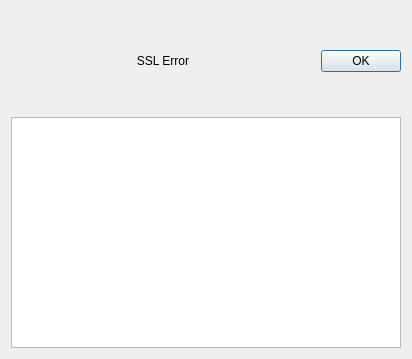
<?xml version="1.0" encoding="UTF-8"?>
<ui version="4.0">
 <class>DialogSSLErrors</class>
 <widget class="QDialog" name="DialogSSLErrors">
  <property name="geometry">
   <rect>
    <x>0</x>
    <y>0</y>
    <width>412</width>
    <height>359</height>
   </rect>
  </property>
  <property name="windowTitle">
   <string>Dialog</string>
  </property>
  <layout class="QHBoxLayout" name="horizontalLayout_2">
   <item>
    <layout class="QVBoxLayout" name="verticalLayout">
     <item>
      <layout class="QHBoxLayout" name="horizontalLayout">
       <property name="sizeConstraint">
        <enum>QLayout::SetMinimumSize</enum>
       </property>
       <item>
        <widget class="QLabel" name="labelError">
         <property name="sizePolicy">
          <sizepolicy hsizetype="Expanding" vsizetype="MinimumExpanding">
           <horstretch>0</horstretch>
           <verstretch>0</verstretch>
          </sizepolicy>
         </property>
         <property name="maximumSize">
          <size>
           <width>16777215</width>
           <height>100</height>
          </size>
         </property>
         <property name="text">
          <string>SSL Error</string>
         </property>
         <property name="alignment">
          <set>Qt::AlignCenter</set>
         </property>
        </widget>
       </item>
       <item>
        <widget class="QDialogButtonBox" name="buttonBox">
         <property name="sizePolicy">
          <sizepolicy hsizetype="Fixed" vsizetype="Fixed">
           <horstretch>0</horstretch>
           <verstretch>0</verstretch>
          </sizepolicy>
         </property>
         <property name="orientation">
          <enum>Qt::Vertical</enum>
         </property>
         <property name="standardButtons">
          <set>QDialogButtonBox::Ok</set>
         </property>
         <property name="centerButtons">
          <bool>true</bool>
         </property>
        </widget>
       </item>
      </layout>
     </item>
     <item>
      <widget class="QTextEdit" name="textEditError">
       <property name="undoRedoEnabled">
        <bool>false</bool>
       </property>
       <property name="textInteractionFlags">
        <set>Qt::TextSelectableByKeyboard|Qt::TextSelectableByMouse</set>
       </property>
      </widget>
     </item>
    </layout>
   </item>
  </layout>
 </widget>
 <resources/>
 <connections>
  <connection>
   <sender>buttonBox</sender>
   <signal>accepted()</signal>
   <receiver>DialogSSLErrors</receiver>
   <slot>accept()</slot>
   <hints>
    <hint type="sourcelabel">
     <x>248</x>
     <y>254</y>
    </hint>
    <hint type="destinationlabel">
     <x>157</x>
     <y>274</y>
    </hint>
   </hints>
  </connection>
 </connections>
</ui>
